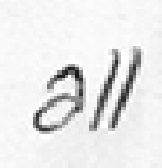
#> input picture backend/atest/5.png, 162 x 168 px, found by its file name
$ python 'Curvature Continuity.py'
#> lines starting #> are read from the running program, lines starting #| are printed output that depends on the picture; after the words box and inside, x2 and y2 are one past the last pixel; in counts of white or black regions, pixels touching at a corner belong together; long printed decimals are rounded
import cv2
import numpy as np
import matplotlib.pyplot as plt
import math


def compute_stroke_curvature_continuity(image_path, debug=False):
    # Read the image
#> called with image_path = 'atest/5.png', debug = True
    img = cv2.imread(image_path)
#> img is the input picture: shape (168, 162, 3); min 24, max 255, mean 231.7
    if img is None:
        print(f"Error: Could not read image at {image_path}")
        return {}

    # Convert to grayscale
    gray = cv2.cvtColor(img, cv2.COLOR_BGR2GRAY)

    # Apply binary thresholding
    _, binary = cv2.threshold(gray, 127, 255, cv2.THRESH_BINARY_INV)
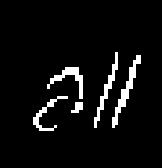
#> binary: shape (168, 162); 5.6% white; 5 white regions

    # Find external contours (focus on external stroke shape)
    contours, _ = cv2.findContours(binary, cv2.RETR_EXTERNAL, cv2.CHAIN_APPROX_NONE)
#> contours = 5 contours; box (x1, y1, x2, y2) and area: (112, 55, 141, 128) 366, (47, 67, 83, 99) 268, (94, 52, 118, 128) 259, (33, 96, 68, 131) 190, (71, 102, 83, 113) 67

    segment_lengths = []
    all_polys = []

    # Process each contour
    for cnt in contours:
        # Skip very small contours that might be noise
        if cv2.contourArea(cnt) < 50:
            continue

        # Approximate contour with tolerance proportional to contour perimeter
        epsilon = 0.01 * cv2.arcLength(cnt, closed=True)
        poly = cv2.approxPolyDP(cnt, epsilon, closed=True)
        all_polys.append(poly)

        # Calculate lengths of each segment in the polyline
        for i in range(len(poly)):
            x1, y1 = poly[i][0]
            x2, y2 = poly[(i + 1) % len(poly)][0]  # wrap around closed contour
            seg_len = math.hypot(x2 - x1, y2 - y1)
            segment_lengths.append(seg_len)
#> this loop made 5 passes
#> epsilon on passes 1 to 5: 0.408, 1.68, 1.54, 1.92, 1.89
#> after the loop, all_polys = 5 contours; box (x1, y1, x2, y2) and area: (112, 55, 141, 128) 384, (47, 67, 83, 99) 278, (94, 52, 118, 128) 266, (33, 96, 68, 131) 210, (71, 102, 83, 113) 67; segment_lengths = 96 values, max 28.16 at index 95, min 1.41 at index 2, mean 7.28

    if not segment_lengths:
        return {"avg_normalized_segment_length": 0, "segment_count": 0}

    # Normalize lengths by the image height for invariance
    H = binary.shape[0]
#> H = 168
    normalized_segment_lengths = [length / H for length in segment_lengths]
#> normalized_segment_lengths = 96 values, max 0.168 at index 95, min 0.00842 at index 2, mean 0.0433

    # Calculate statistics
    avg_normalized_segment_length = np.mean(normalized_segment_lengths)
#> avg_normalized_segment_length = 0.0433
    median_normalized_segment_length = np.median(normalized_segment_lengths)
#> median_normalized_segment_length = 0.0389

    results = dict(avg_normalized_segment_length=avg_normalized_segment_length,
                   median_normalized_segment_length=median_normalized_segment_length,
                   segment_count=len(segment_lengths), total_contours=len(contours))
#> results = {'avg_normalized_segment_length': 0.0433, 'median_normalized_segment_length': 0.0389, 'segment_count': 96, 'total_contours': 5}

    # Visualize the results if debug is True
    if debug:
        # Draw original image with contours and simplified polygon
        debug_img = img.copy()
        cv2.drawContours(debug_img, contours, -1, (0, 255, 0), 2)
        cv2.drawContours(debug_img, all_polys, -1, (0, 0, 255), 2)
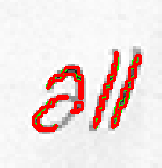
#> debug_img: shape (168, 162, 3); mean B, G, R 222, 224, 239.9

        plt.figure(figsize=(12, 10))

        plt.subplot(2, 2, 1)
        plt.imshow(cv2.cvtColor(img, cv2.COLOR_BGR2RGB))
        plt.title("Original Image")

        plt.subplot(2, 2, 2)
        plt.imshow(binary, cmap='gray')
        plt.title("Binary Image")

        plt.subplot(2, 2, 3)
        plt.imshow(cv2.cvtColor(debug_img, cv2.COLOR_BGR2RGB))
        plt.title("Contours (green) and Simplified Polygon (red)")

        plt.subplot(2, 2, 4)
        plt.hist(normalized_segment_lengths, bins=20)
        plt.axvline(avg_normalized_segment_length, color='r', linestyle='dashed', linewidth=2)
        plt.title(f"Segment Length Distribution\nAvg: {avg_normalized_segment_length:.3f}")

        plt.tight_layout()
        plt.show()
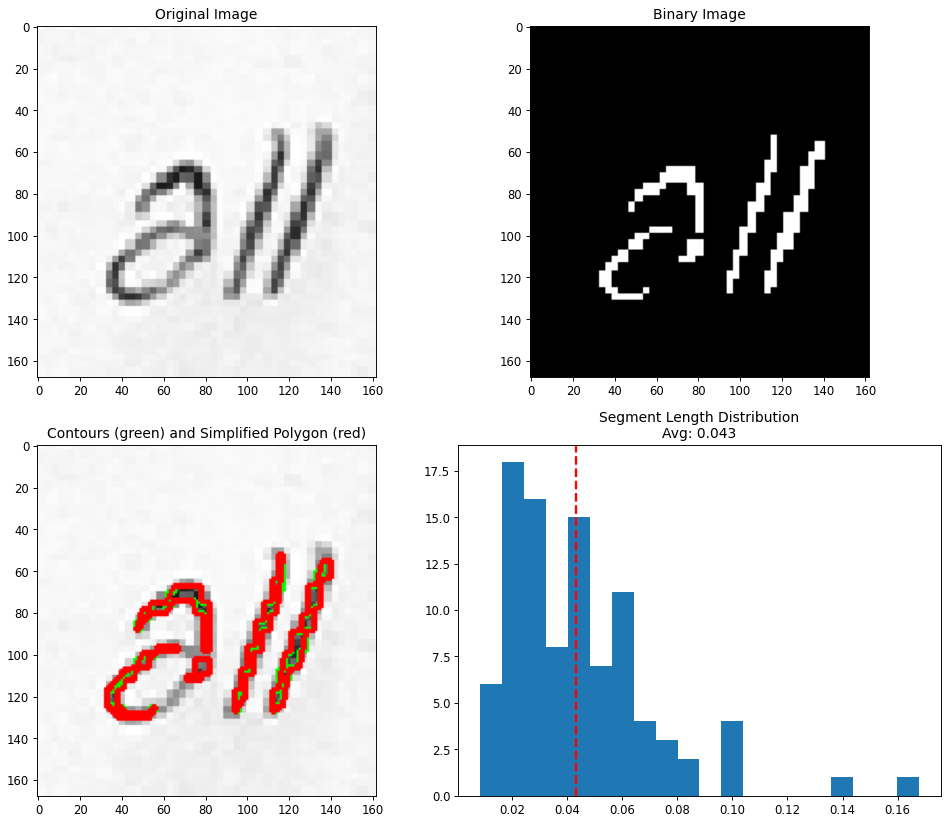
#> figure drawn by matplotlib, 4 panels; panel 4: tallest bar 18 high, from x = 0.0164 to 0.0243

        print(f"Average normalized segment length: {avg_normalized_segment_length:.3f}")
#| Average normalized segment length: 0.043
        print(f"Median normalized segment length: {median_normalized_segment_length:.3f}")
#| Median normalized segment length: 0.039
        print(f"Number of segments: {len(segment_lengths)}")
#| Number of segments: 96
        print(f"Number of contours: {len(contours)}")
#| Number of contours: 5

    return results


if __name__ == "__main__":
    # Replace with your actual image file
    image_path = "atest/5.png"
    curviness_results = compute_stroke_curvature_continuity(image_path, debug=True)
#> curviness_results has the same summary as results in compute_stroke_curvature_continuity
    print(curviness_results)
#| {'avg_normalized_segment_length': 0.04331, 'median_normalized_segment_length': 0.03894, 'segment_count': 96, 'total_contours': 5}

$ run again, with backend/atest/1.png copied over backend/atest/5.png
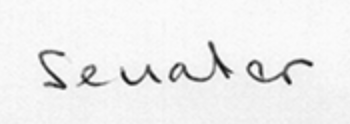
#> input picture backend/atest/1.png, 350 x 124 px, found by its file name
#> in compute_stroke_curvature_continuity, img is the input picture: shape (124, 350, 3); min 14, max 254, mean 238
#> in compute_stroke_curvature_continuity, `_, binary = cv2.threshold(gray, 127, 255, cv2.THRESH_BINARY_INV)`:
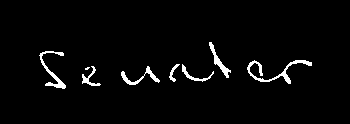
#> binary: shape (124, 350); 2.9% white; 8 white regions (1 under 20 px)
#> contours = 8 contours, 1 with area under 20; largest, box (x1, y1, x2, y2) and area: (247, 60, 312, 84) 228, (39, 51, 66, 89) 173, (209, 42, 231, 78) 140, (121, 66, 160, 85) 133, (182, 64, 214, 82) 76, (82, 66, 101, 86) 74, (169, 64, 180, 82) 43
#> the loop in compute_stroke_curvature_continuity, `for cnt in contours:` made 8 passes
#> epsilon on passes 2, 3, 4, 6, 7, 8: 1.22, 0.873, 0.927, 2.45, 1.7, 0.963
#> after the loop in compute_stroke_curvature_continuity, `for cnt in contours:`: all_polys = 6 contours; box (x1, y1, x2, y2) and area: (40, 51, 66, 89) 162, (209, 42, 231, 78) 152, (247, 62, 312, 84) 148, (121, 66, 160, 85) 128, (182, 64, 214, 82) 86, (82, 66, 101, 86) 72; segment_lengths = 93 values, max 24.76 at index 69, min 1.41 at index 22, mean 8.18
#> normalized_segment_lengths = 93 values, max 0.2 at index 69, min 0.0114 at index 22, mean 0.066
#> avg_normalized_segment_length = 0.066
#> median_normalized_segment_length = 0.0614
#> results = {'avg_normalized_segment_length': 0.066, 'median_normalized_segment_length': 0.0614, 'segment_count': 93, 'total_contours': 8}
#> in compute_stroke_curvature_continuity, `plt.show()`:
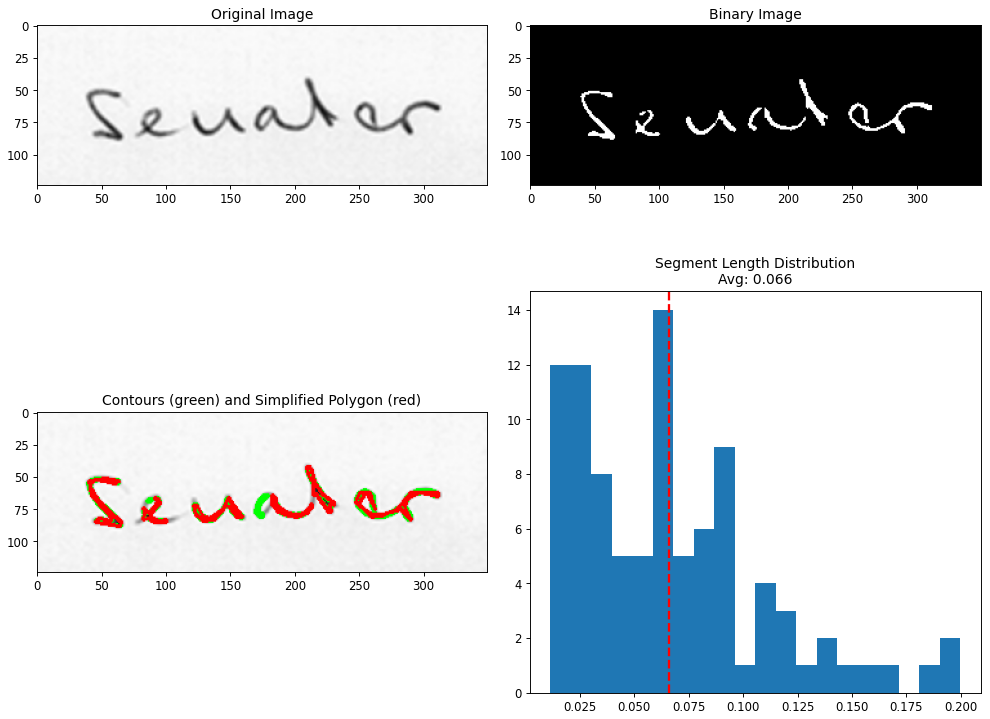
#> figure drawn by matplotlib, 4 panels; panel 4: tallest bar 14 high, from x = 0.0585 to 0.0679
#| Average normalized segment length: 0.066
#| Median normalized segment length: 0.061
#| Number of segments: 93
#| Number of contours: 8
#> curviness_results has the same summary as results in compute_stroke_curvature_continuity
#| {'avg_normalized_segment_length': 0.06597, 'median_normalized_segment_length': 0.06142, 'segment_count': 93, 'total_contours': 8}

$ run again, with backend/atest/2.png copied over backend/atest/5.png
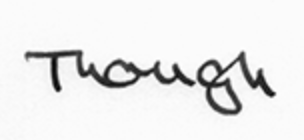
#> input picture backend/atest/2.png, 304 x 140 px, found by its file name
#> in compute_stroke_curvature_continuity, img is the input picture: shape (140, 304, 3); min 3, max 255, mean 234.1
#> in compute_stroke_curvature_continuity, `_, binary = cv2.threshold(gray, 127, 255, cv2.THRESH_BINARY_INV)`:
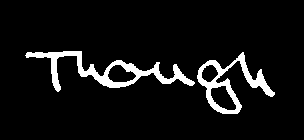
#> binary: shape (140, 304); 6.9% white; 2 white regions
#> contours = 2 contours; box (x1, y1, x2, y2) and area: (25, 51, 195, 92) 1750, (197, 52, 275, 114) 1692
#> the loop in compute_stroke_curvature_continuity, `for cnt in contours:` made 2 passes
#> epsilon on passes 1 to 2: 3.69, 5.5
#> after the loop in compute_stroke_curvature_continuity, `for cnt in contours:`: all_polys = 2 contours; box (x1, y1, x2, y2) and area: (198, 52, 275, 114) 1710, (25, 51, 195, 92) 1592; segment_lengths = 39 values, max 56.14 at index 38, min 4.47 at index 16, mean 21.25
#> normalized_segment_lengths = 39 values, max 0.401 at index 38, min 0.0319 at index 16, mean 0.152
#> avg_normalized_segment_length = 0.152
#> median_normalized_segment_length = 0.137
#> results = {'avg_normalized_segment_length': 0.152, 'median_normalized_segment_length': 0.137, 'segment_count': 39, 'total_contours': 2}
#> in compute_stroke_curvature_continuity, `plt.show()`:
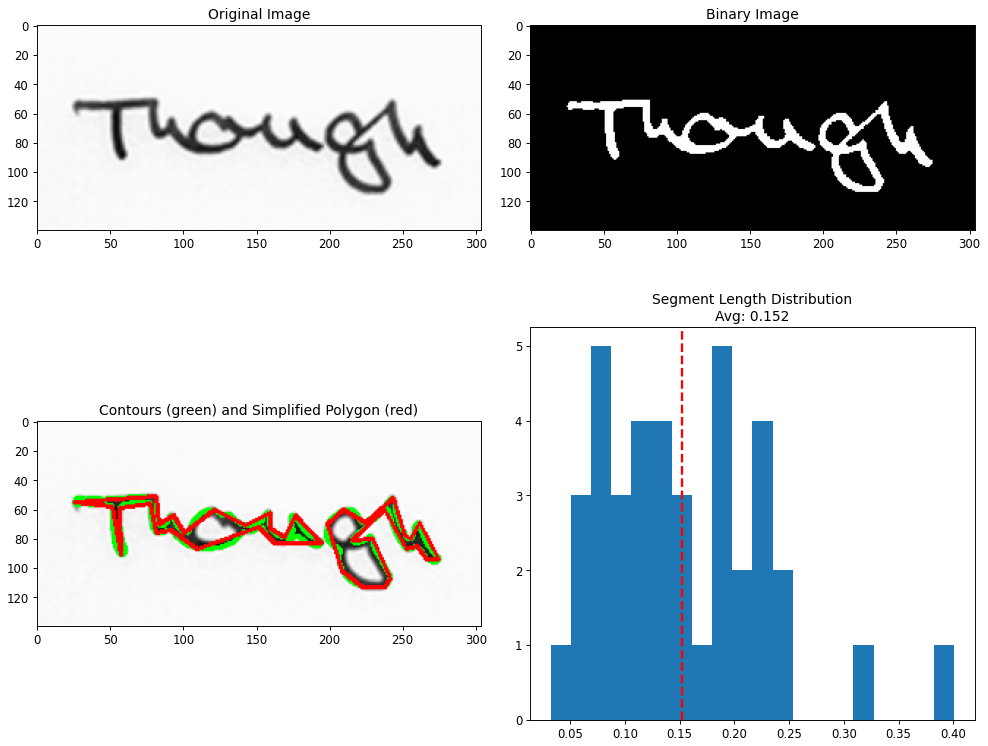
#> figure drawn by matplotlib, 4 panels
#| Average normalized segment length: 0.152
#| Median normalized segment length: 0.137
#| Number of segments: 39
#| Number of contours: 2
#> curviness_results has the same summary as results in compute_stroke_curvature_continuity
#| {'avg_normalized_segment_length': 0.1518, 'median_normalized_segment_length': 0.1374, 'segment_count': 39, 'total_contours': 2}

$ run again, with backend/atest/3.png copied over backend/atest/5.png
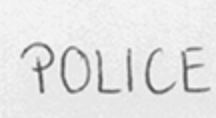
#> input picture backend/atest/3.png, 216 x 118 px, found by its file name
#> in compute_stroke_curvature_continuity, img is the input picture: shape (118, 216, 3); min 79, max 249, mean 227.4
#> in compute_stroke_curvature_continuity, `_, binary = cv2.threshold(gray, 127, 255, cv2.THRESH_BINARY_INV)`:
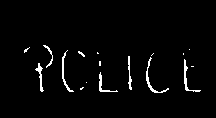
#> binary: shape (118, 216); 2.5% white in thin lines or dots, all inside (x1, y1, x2, y2) = (24, 45, 201, 93)
#> contours = 17 contours, 10 with area under 20; largest, box (x1, y1, x2, y2) and area: (146, 57, 169, 93) 58, (184, 59, 201, 92) 54, (35, 63, 44, 92) 52, (62, 50, 74, 92) 49, (99, 72, 118, 92) 40, (128, 56, 132, 90) 33, (43, 45, 53, 68) 26
#> the loop in compute_stroke_curvature_continuity, `for cnt in contours:` made 17 passes
#> cnt on passes 2, 4, 10, 11, 12, 15: [[86, 82]], [[191, 66], [192, 66], [193, 66], [192, 66]], [[183, 53], [183, 54]], [[153, 53], [152, 54], [151, 55], [152, 54]], [[97, 52], [97, 53], [98, 53]], [[189, 49]]
#> after the loop in compute_stroke_curvature_continuity, `for cnt in contours:`: all_polys = 3 contours; box (x1, y1, x2, y2) and area: (146, 57, 169, 93) 62, (35, 63, 44, 92) 52, (184, 59, 201, 92) 36; segment_lengths = 38 values, max 30.02 at index 17, min 1 at index 16, mean 6.86
#> normalized_segment_lengths = 38 values, max 0.254 at index 17, min 0.00847 at index 16, mean 0.0581
#> avg_normalized_segment_length = 0.0581
#> median_normalized_segment_length = 0.0379
#> results = {'avg_normalized_segment_length': 0.0581, 'median_normalized_segment_length': 0.0379, 'segment_count': 38, 'total_contours': 17}
#> in compute_stroke_curvature_continuity, `plt.show()`:
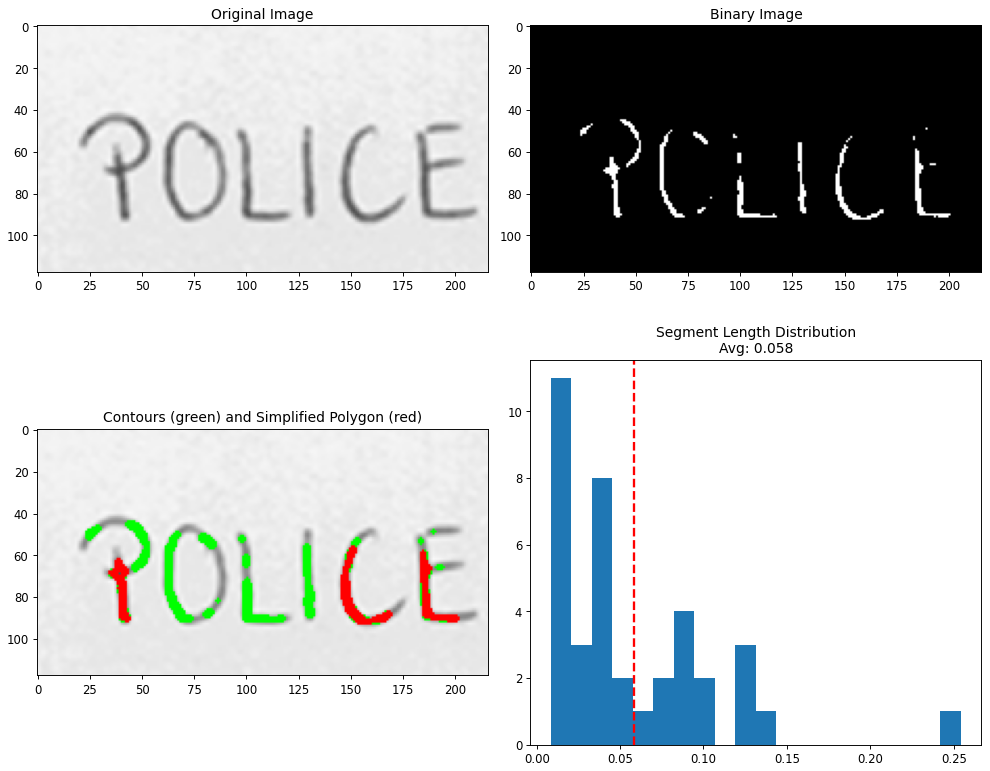
#> figure drawn by matplotlib, 4 panels; panel 4: tallest bar 11 high, from x = 0.00847 to 0.0208
#| Average normalized segment length: 0.058
#| Median normalized segment length: 0.038
#| Number of segments: 38
#| Number of contours: 17
#> curviness_results has the same summary as results in compute_stroke_curvature_continuity
#| {'avg_normalized_segment_length': 0.05814, 'median_normalized_segment_length': 0.0379, 'segment_count': 38, 'total_contours': 17}
